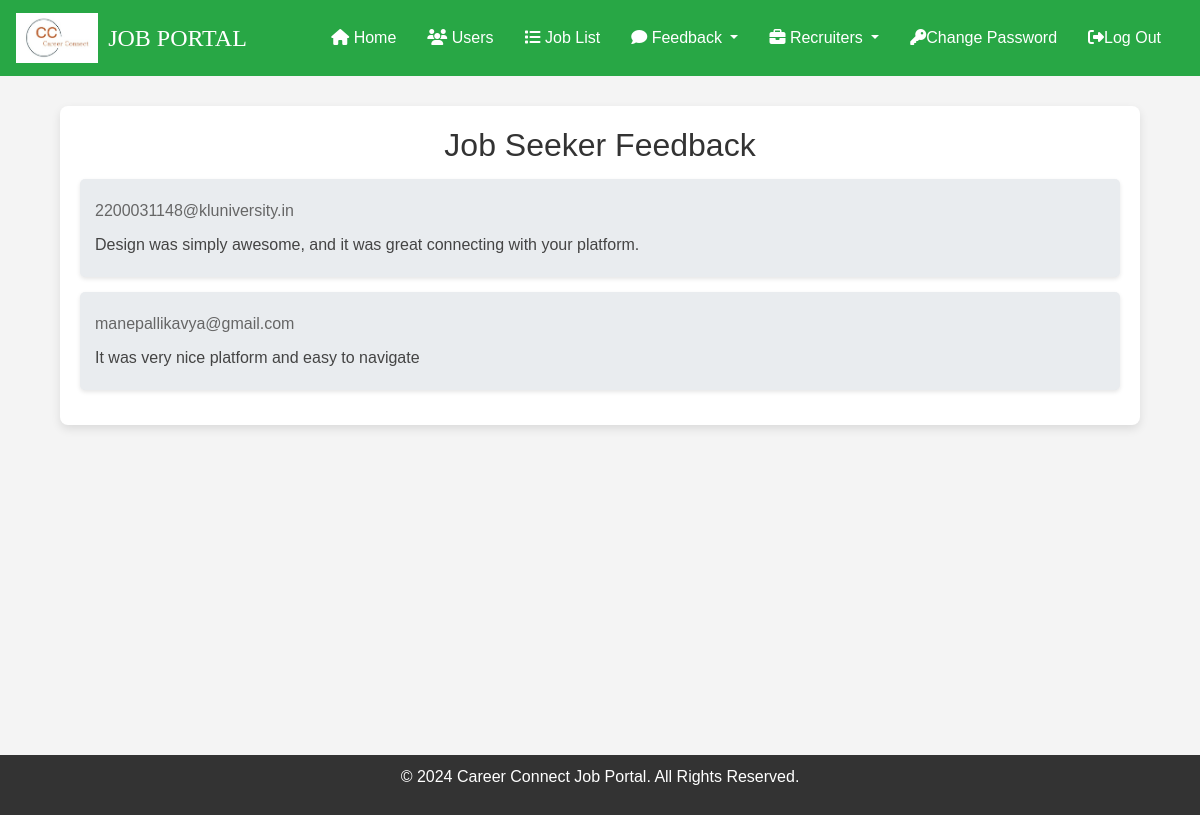
Screenshot of /job_seeker_feedback/ with the database file from the repository.
### job/models.py (models this page shows, shortened)
class JobSeekerFeedback(models.Model):
    full_name = models.CharField(max_length=255)
    email = models.EmailField()
    feedback = models.TextField()

### job/views.py (the view)
# urls.py: path('job_seeker_feedback/', job_seeker_feedback_view, name='job_seeker_feedback'),
def job_seeker_feedback_view(request):
    feedbacks = JobSeekerFeedback.objects.all()  # Get all job seeker feedback
    return render(request, 'jobseekersfeedbackpage.html', {'job_seeker_feedback': feedbacks})

### job/templates/Jobseekersfeedbackpage.html (shortened to what this page needs)
{% load static %}
{% block body %}
{% include 'admin_navigation.html' %}
<html lang="en">
<head>
    <link rel="stylesheet" href="{% static 'path/to/font-awesome.css' %}">
</head>
<body>
<div class="container">
    <h2>Job Seeker Feedback</h2>
    {% for feedback in job_seeker_feedback %}
        <div class="feedback-box">
            <p class="email">{{ feedback.email }}</p>
            <p class="comment">{{ feedback.feedback }}</p>
        </div>
    {% empty %}
        <p>No feedback submitted yet.</p>
    {% endfor %}
</div>
<div class="footer">
    <p>&copy; 2024 Career Connect Job Portal. All Rights Reserved.</p>
</div>
</body>
</html>
{% endblock %}

### job/templates/Jobseekersfeedbackpage.html (style rules this page uses)
body { font-family: Arial, sans-serif; background-color: #f4f4f4; margin: 0; padding: 0; }
.container { width: 90%; margin: 30px auto; padding: 20px; background-color: white; border-radius: 8px; box-shadow: 0 4px 10px rgba(0, 0, 0, 0.1); }
h2 { text-align: center; color: #333; }
.feedback-box { background-color: #e9ecef; margin: 15px 0; padding: 15px; border-radius: 5px; box-shadow: 0 2px 4px rgba(0, 0, 0, 0.1); }
.feedback-box p { margin: 5px 0; }
.feedback-box .email { color: #666; }
.feedback-box .comment { color: #444; margin-top: 10px; }
.footer { background-color: #333; color: white; padding: 10px; text-align: center; width: 100%; margin-top: 330px; }

### rows the page displays
JobSeekerFeedback: email "2200031148@kluniversity.in", feedback "Design was simply awesome, and it was great connecting with your platform."
JobSeekerFeedback: email "manepallikavya@gmail.com", feedback "It was very nice platform and easy to navigate"
